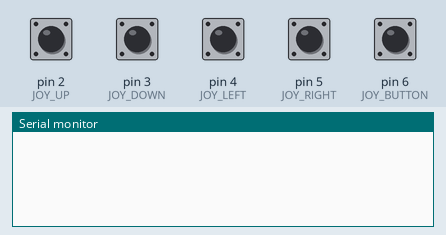
This sketch was run on a simulated Arduino Leonardo, built with avr-gcc and run on an emulated ATmega32U4. On the bench: the last lines printed to the serial monitor. The inputs (shaded band) are chosen by the test bench; at power-on: pin 2 (JOY_UP), pin 3 (JOY_DOWN), pin 4 (JOY_LEFT), pin 5 (JOY_RIGHT), pin 6 (JOY_BUTTON) HIGH. USB keyboard and mouse output is not drawn.

Above: at 1.2 s.
1.3 s: pin 2 (JOY_UP) pulled LOW for 0.15 s
At 2.6 s:
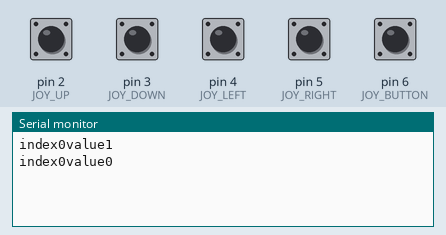
2.9 s: pin 3 (JOY_DOWN) pulled LOW for 0.15 s
At 3.9 s:
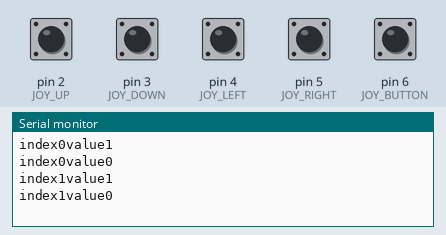
4.5 s: pin 4 (JOY_LEFT) pulled LOW for 0.15 s
At 5.4 s:
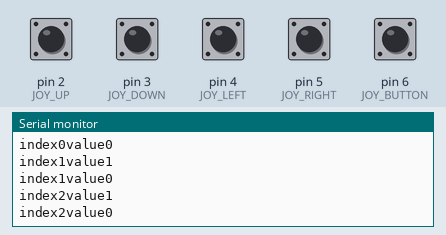
6.1 s: pin 5 (JOY_RIGHT) pulled LOW for 0.15 s
At 7.4 s:
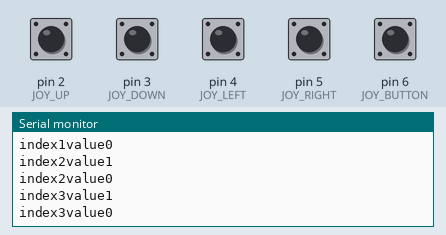
7.7 s: pin 6 (JOY_BUTTON) pulled LOW for 0.15 s
At 8.8 s:
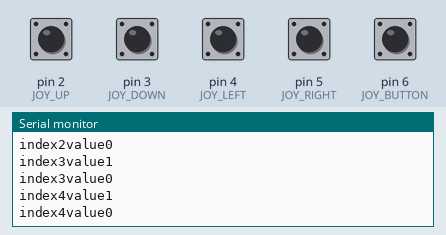
Timing chart, 0 to 10.3 s (numbered marks = the images above; inputs shaded):
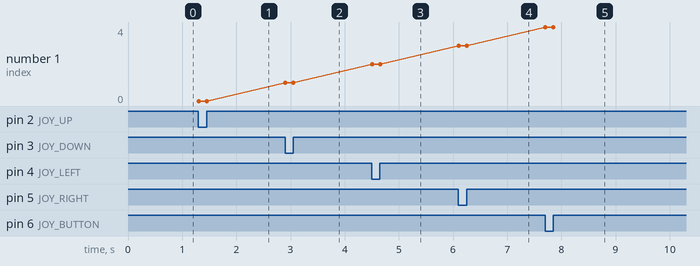

The sketch:

joystick.ino
```cpp
/* Atari Joystick 2 USB
 * Auth: Lubomir Klimes
 *
 * 21-03-01 version 1.0
 *
 * Hardware
 * ATmega32u4 based Arduino (Arduino Leonardo/Micro)
 *
 * Software
 * Arduino IDE 1.8.13
 * Arduino Joystick Library 2.0.7 - https://github.com/MHeironimus/ArduinoJoystickLibrary
 *
 * Works with..
 * OS: Linux/MacOS/Windows
 *
 * Pinout Reference (C64) - http://old.pinouts.ru/Inputs/ControlPortC64_pinout.shtml
 *
 * DE9 female plug on end view:
 * 5 4 3 2 1
 *  9 8 7 6
 * pin 1: JOY_UP
 * pin 2: JOY_DOWN
 * pin 3: JOY_LEFT
 * pin 4: JOY_RIGHT
 * pin 5: No Connection
 * pin 6: JOY_BUTTON
 * pin 7: No Connection
 * pin 8: Ground
 * pin 9: No Connection
 *
 */

#define DEBUG 0

#include <Joystick.h>

Joystick_ Joystick(JOYSTICK_DEFAULT_REPORT_ID,JOYSTICK_TYPE_GAMEPAD,
  1, 0,                  // Button Count, Hat Switch Count
  true, true, false,     // X and Y, but no Z Axis
  false, false, false,   // No Rx, Ry, or Rz
  false, false,          // No rudder or throttle
  false, false, false);  // No accelerator, brake, or steering

// Arduino Controller input Pins
const int JOY_UP = 2;
const int JOY_DOWN = 3;
const int JOY_LEFT = 4;
const int JOY_RIGHT = 5;
const int JOY_BUTTON = 6;

// Last state of the buttons
int lastButtonState[5] = {0,0,0,0,0};

void setup()
{
  #ifdef DEBUG
  Serial.begin(9600);
  #endif

  pinMode(JOY_UP, INPUT_PULLUP);
  pinMode(JOY_DOWN, INPUT_PULLUP);
  pinMode(JOY_LEFT, INPUT_PULLUP);
  pinMode(JOY_RIGHT, INPUT_PULLUP);
  pinMode(JOY_BUTTON, INPUT_PULLUP);

  // Initialize Joystick Library
  Joystick.begin(); //false
  Joystick.setXAxisRange(-1, 1);
  Joystick.setYAxisRange(-1, 1);
}

void loop()
{
  // Read pin values
  for (int index = 0; index < 5; index++)
  {
    int currentButtonState = !digitalRead(index + 2);
    if (currentButtonState != lastButtonState[index])
    {
      #ifdef DEBUG
      Serial.print("index");
      Serial.print(index);
      Serial.print("value");
      Serial.println(currentButtonState);
      #endif

      switch (index) {
        case 0: // UP
          if (currentButtonState == 1) {
            Joystick.setYAxis(-1);
          } else {
            Joystick.setYAxis(0);
          }
          break;
        case 1: // DOWN
          if (currentButtonState == 1) {
            Joystick.setYAxis(1);
          } else {
            Joystick.setYAxis(0);
          }
          break;
        case 2: // LEFT
          if (currentButtonState == 1) {
            Joystick.setXAxis(-1);
          } else {
            Joystick.setXAxis(0);
          }
          break;
        case 3: // RIGHT
          if (currentButtonState == 1) {
            Joystick.setXAxis(1);
          } else {
            Joystick.setXAxis(0);
          }
          break;
        case 4: // FIRE
          Joystick.setButton(0, currentButtonState);
          break;
      }
      lastButtonState[index] = currentButtonState;
    }
  }

  delay(10);
}

/*
void loop()
{
  // button
  !digitalRead(JOY_BUTTON) ? Joystick.pressButton(0) : Joystick.releaseButton(0);

  // digital xy axis
  Joystick.setXAxis(0);
  Joystick.setYAxis(0);
  if (!digitalRead(JOY_UP)) Joystick.setYAxis(-127);
  if (!digitalRead(JOY_DOWN)) Joystick.setYAxis(127);
  if (!digitalRead(JOY_LEFT)) Joystick.setXAxis(-127);
  if (!digitalRead(JOY_RIGHT)) Joystick.setXAxis(127);

  Joystick.sendState();

  delay(50);
}
*/
```

Measured:
- after the input at 1.3 s, the serial monitor: prints a new line at once (image 1)
- after the input at 2.9 s, the serial monitor: prints a new line at once (image 2)
- after the input at 4.5 s, the serial monitor: prints a new line at once (image 3)
- after the input at 6.1 s, the serial monitor: prints a new line at once (image 4)
- after the input at 7.7 s, the serial monitor: prints a new line at once (image 5)
- plotted number 1: 1 → 2 after the input at 4.5 s, 2 → 3 after the input at 6.1 s, 3 → 4 after the input at 7.7 s
